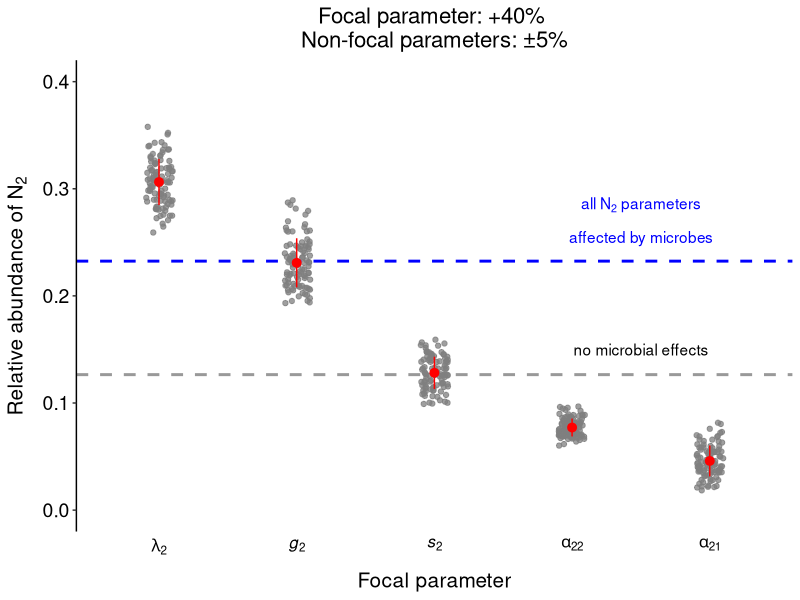
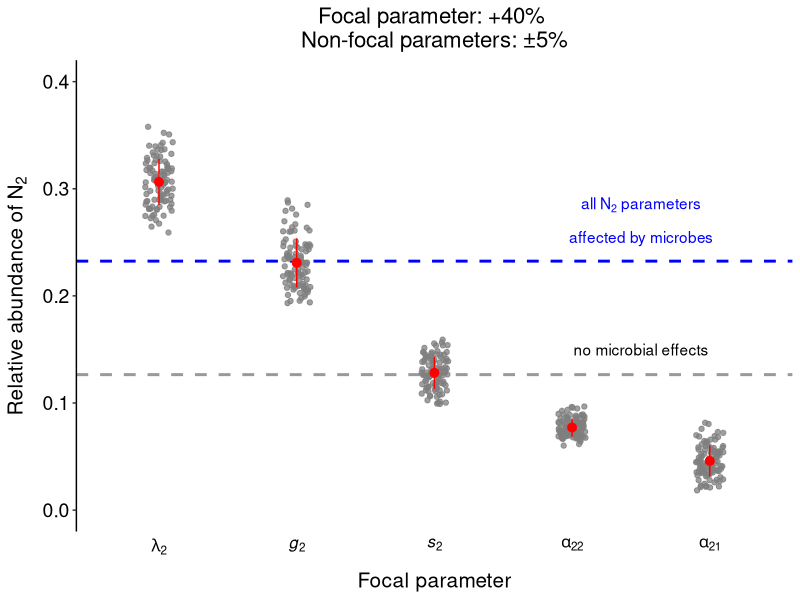

The R source for these figures, in order:
########################################################################################################################
#### Sensitivity analysis of the parameters in the Beverton-Holt annual plant model
#### 2022.03.03 
########################################################################################################################
#### Parameter values are obtained from the species pair Festuca microstachys (N1) vs. Hordeum murinum (N2) in Van Dyke et al. (2022)

########################################################################################################################
### Load the libraries
library(tidyverse)

### The function for one-parameter sensitivity analysis of B-H annual plant model
### N1 = FE & N2 = HO
BH_sensitivity_FE_HO <- function(pchange_focal_par = 40, 
                                 pchange_nonfocal_par = 5,
                                 n_generation = 100,
                                 n_sim = 100){
  
  BevertonHolt <- function(frame, parameters){
    
    Nsim = parameters$N
    Gsim = parameters$g
    Ssim = parameters$s
    Lsim = parameters$lambda
    Asim = parameters$A
    
    for(t in 2:dim(frame)[1]){
      x = frame[t-1, 2:(Nsim+1)]
      frame[t, 2:(Nsim+1)] = (1 - Gsim) * Ssim * x + Gsim * x * (Lsim / (1 + Asim %*% (Gsim * x)))
    }
    return(frame)
  }
  
  ### Default parameters
  N <- 2
  g <- c(0.752273, 0.666667)
  s <- c(0.133750, 0.045000)
  lambda <- c(2129.949613, 736.667018)
  A <- matrix(c(0.588199, 1.410938,
                0.109412, 0.948399), N, N, byrow = TRUE)
  
  parms <- list(N = N, 
                g = g, 
                s = s, 
                lambda = lambda, 
                A = A)
  
  Time <- n_generation
  
  out_mat <- matrix(c(c(0:Time), rep(0, N*(Time+1))), (Time+1), N+1, byrow = F)
  colnames(out_mat) <- c("Time", paste("N", c(1:N), sep = ""))
  
  out_mat[1, 2:(N+1)] <- rep(10, N)
  out_mat <- BevertonHolt(out_mat, parms)
  
  N2_equl_default <- out_mat[Time, N+1]/sum(out_mat[Time, 2:(N+1)])
  
  
  ### All parameters increased
  g_temp <- c(g[1], g[2]*(1 + pchange_focal_par/100))
  s_temp <- c(s[1], s[2]*(1 + pchange_focal_par/100))
  lambda_temp <- c(lambda[1], lambda[2]*(1 + pchange_focal_par/100))
  A_temp <- matrix(c(A[1, 1], A[1, 2], 
                     A[2, 1]*(1 + pchange_focal_par/100), 
                     A[2, 2]*(1 + pchange_focal_par/100)), 
                   N, N, byrow = TRUE)
  
  parms_temp <- list(N = N, 
                     g = g_temp, 
                     s = s_temp, 
                     lambda = lambda_temp, 
                     A = A_temp)
  
  Time <- n_generation
  
  out_mat <- matrix(c(c(0:Time), rep(0, N*(Time+1))), (Time+1), N+1, byrow = F)
  colnames(out_mat) <- c("Time", paste("N", c(1:N), sep = ""))
  
  out_mat[1, 2:(N+1)] <- rep(10, N)
  out_mat <- BevertonHolt(out_mat, parms_temp)
  
  N2_equl_all_increase <- out_mat[Time, N+1]/sum(out_mat[Time, 2:(N+1)])
  
  
  ### One parameter changed at once
  # (1) Sensitivity of g
  g_sens <- sapply(1:n_sim, function(x){
    
    g_temp <- c(g[1], g[2]*(1 + pchange_focal_par/100))
    s_temp <- c(s[1], s[2]*(1 + runif(n = 1, min = -pchange_nonfocal_par, max = pchange_nonfocal_par)/100))
    lambda_temp <- c(lambda[1], lambda[2]*(1 + runif(n = 1, min = -pchange_nonfocal_par, max = pchange_nonfocal_par)/100))
    A_temp <- matrix(c(A[1, 1], A[1, 2], 
                       A[2, 1]*(1 + runif(n = 1, min = -pchange_nonfocal_par, max = pchange_nonfocal_par)/100), 
                       A[2, 2]*(1 + runif(n = 1, min = -pchange_nonfocal_par, max = pchange_nonfocal_par)/100)), 
                     N, N, byrow = TRUE)
    
    parms_temp <- list(N = N, 
                       g = g_temp, 
                       s = s_temp, 
                       lambda = lambda_temp, 
                       A = A_temp)
    
    Time <- n_generation
    
    out_mat <- matrix(c(c(0:Time), rep(0, N*(Time+1))), (Time+1), N+1, byrow = F)
    colnames(out_mat) <- c("Time", paste("N", c(1:N), sep = ""))
    
    out_mat[1, 2:(N+1)] <- rep(10, N)
    
    out_mat <- BevertonHolt(out_mat, parms_temp)
    out_mat[Time, N+1]/sum(out_mat[Time, 2:(N+1)])
    
  })
  
  # (2) Sensitivity of s
  s_sens <- sapply(1:n_sim, function(x){
    
    g_temp <- c(g[1], g[2]*(1 + runif(n = 1, min = -pchange_nonfocal_par, max = pchange_nonfocal_par)/100))
    s_temp <- c(s[1], s[2]*(1 + pchange_focal_par/100))
    lambda_temp <- c(lambda[1], lambda[2]*(1 + runif(n = 1, min = -pchange_nonfocal_par, max = pchange_nonfocal_par)/100))
    A_temp <- matrix(c(A[1, 1], A[1, 2], 
                       A[2, 1]*(1 + runif(n = 1, min = -pchange_nonfocal_par, max = pchange_nonfocal_par)/100), 
                       A[2, 2]*(1 + runif(n = 1, min = -pchange_nonfocal_par, max = pchange_nonfocal_par)/100)), 
                     N, N, byrow = TRUE)
    
    parms_temp <- list(N = N, 
                       g = g_temp, 
                       s = s_temp, 
                       lambda = lambda_temp, 
                       A = A_temp)
    
    Time <- n_generation
    
    out_mat <- matrix(c(c(0:Time), rep(0, N*(Time+1))), (Time+1), N+1, byrow = F)
    colnames(out_mat) <- c("Time", paste("N", c(1:N), sep = ""))
    
    out_mat[1, 2:(N+1)] <- rep(10, N)
    
    out_mat <- BevertonHolt(out_mat, parms_temp)
    out_mat[Time, N+1]/sum(out_mat[Time, 2:(N+1)])
    
  })
  
  # (3) Sensitivity of lambda
  lambda_sens <- sapply(1:n_sim, function(x){
    
    g_temp <- c(g[1], g[2]*(1 + runif(n = 1, min = -pchange_nonfocal_par, max = pchange_nonfocal_par)/100))
    s_temp <- c(s[1], s[2]*(1 + runif(n = 1, min = -pchange_nonfocal_par, max = pchange_nonfocal_par)/100))
    lambda_temp <- c(lambda[1], lambda[2]*(1 + pchange_focal_par/100))
    A_temp <- matrix(c(A[1, 1], A[1, 2], 
                       A[2, 1]*(1 + runif(n = 1, min = -pchange_nonfocal_par, max = pchange_nonfocal_par)/100), 
                       A[2, 2]*(1 + runif(n = 1, min = -pchange_nonfocal_par, max = pchange_nonfocal_par)/100)), 
                     N, N, byrow = TRUE)
    
    parms_temp <- list(N = N, 
                       g = g_temp, 
                       s = s_temp, 
                       lambda = lambda_temp, 
                       A = A_temp)
    
    Time <- n_generation
    
    out_mat <- matrix(c(c(0:Time), rep(0, N*(Time+1))), (Time+1), N+1, byrow = F)
    colnames(out_mat) <- c("Time", paste("N", c(1:N), sep = ""))
    
    out_mat[1, 2:(N+1)] <- rep(10, N)
    
    out_mat <- BevertonHolt(out_mat, parms_temp)
    out_mat[Time, N+1]/sum(out_mat[Time, 2:(N+1)])
    
  })
  
  # (4) Sensitivity of A_21
  A_21_sens <- sapply(1:n_sim, function(x){
    
    g_temp <- c(g[1], g[2]*(1 + runif(n = 1, min = -pchange_nonfocal_par, max = pchange_nonfocal_par)/100))
    s_temp <- c(s[1], s[2]*(1 + runif(n = 1, min = -pchange_nonfocal_par, max = pchange_nonfocal_par)/100))
    lambda_temp <- c(lambda[1], lambda[2]*(1 + runif(n = 1, min = -pchange_nonfocal_par, max = pchange_nonfocal_par)/100))
    A_temp <- matrix(c(A[1, 1], A[1, 2], 
                       A[2, 1]*(1 + pchange_focal_par/100), 
                       A[2, 2]*(1 + runif(n = 1, min = -pchange_nonfocal_par, max = pchange_nonfocal_par)/100)), 
                     N, N, byrow = TRUE)
    
    parms_temp <- list(N = N, 
                       g = g_temp, 
                       s = s_temp, 
                       lambda = lambda_temp, 
                       A = A_temp)
    
    Time <- n_generation
    
    out_mat <- matrix(c(c(0:Time), rep(0, N*(Time+1))), (Time+1), N+1, byrow = F)
    colnames(out_mat) <- c("Time", paste("N", c(1:N), sep = ""))
    
    out_mat[1, 2:(N+1)] <- rep(10, N)
    
    out_mat <- BevertonHolt(out_mat, parms_temp)
    out_mat[Time, N+1]/sum(out_mat[Time, 2:(N+1)])
    
  })
  
  # (5) Sensitivity of A_22
  A_22_sens <- sapply(1:n_sim, function(x){
    
    g_temp <- c(g[1], g[2]*(1 + runif(n = 1, min = -pchange_nonfocal_par, max = pchange_nonfocal_par)/100))
    s_temp <- c(s[1], s[2]*(1 + runif(n = 1, min = -pchange_nonfocal_par, max = pchange_nonfocal_par)/100))
    lambda_temp <- c(lambda[1], lambda[2]*(1 + runif(n = 1, min = -pchange_nonfocal_par, max = pchange_nonfocal_par)/100))
    A_temp <- matrix(c(A[1, 1], A[1, 2], 
                       A[2, 1]*(1 + runif(n = 1, min = -pchange_nonfocal_par, max = pchange_nonfocal_par)/100), 
                       A[2, 2]*(1 + pchange_focal_par/100)), 
                     N, N, byrow = TRUE)
    
    parms_temp <- list(N = N, 
                       g = g_temp, 
                       s = s_temp, 
                       lambda = lambda_temp, 
                       A = A_temp)
    
    Time <- n_generation
    
    out_mat <- matrix(c(c(0:Time), rep(0, N*(Time+1))), (Time+1), N+1, byrow = F)
    colnames(out_mat) <- c("Time", paste("N", c(1:N), sep = ""))
    
    out_mat[1, 2:(N+1)] <- rep(10, N)
    
    out_mat <- BevertonHolt(out_mat, parms_temp)
    out_mat[Time, N+1]/sum(out_mat[Time, 2:(N+1)])
    
  })
  
  # Combine all the simulation results
  pars_sens_df <- data.frame(parameter = rep(c("g", "s", "lambda", "A_21", "A_22"), each = n_sim), 
                             N2_eql = c(g_sens, s_sens, lambda_sens, A_21_sens, A_22_sens))
  
  return(list(N2_equl_default = N2_equl_default,
              N2_equl_all_increase = N2_equl_all_increase,
              pars_sens_df = pars_sens_df))
}

### The function for visualizing the simulation results
plot_sim_one_par_relabd <- function(dat, pchange_focal_par, pchange_nonfocal_par){
  
  pars_order <- dat$pars_sens_df %>% 
    group_by(parameter) %>% 
    summarise(mean = mean(N2_eql)) %>% 
    mutate(No = 1:5) %>% 
    arrange(desc(mean))
  
  dat$pars_sens_df <- dat$pars_sens_df %>% 
    mutate(parameter = factor(parameter, level = pars_order$parameter, ordered = T))
  
  x_labels <- c(expression(italic(alpha[21])),
                expression(italic(alpha[22])),
                expression(italic(g[2])),
                expression(italic(lambda[2])),
                expression(italic(s[2])))
  
  ggplot(data = dat$pars_sens_df) + 
    geom_hline(yintercept = dat$N2_equl_default, color = "grey60", linetype = "dashed", size = 1) + 
    geom_hline(yintercept = dat$N2_equl_all_increase, color = "blue", linetype = "dashed", size = 1) + 
    geom_point(aes(x = parameter, y = N2_eql), position = position_jitter(width = 0.1), 
               color = "grey50", alpha = 0.75) + 
    stat_summary(aes(x = parameter, y = N2_eql), fun.y = mean,
                 fun.ymin = function(x) mean(x) - sd(x), 
                 fun.ymax = function(x) mean(x) + sd(x), 
                 geom = "pointrange", color = "red") + 
    labs(x = "Focal parameter", y = expression(Relative~abundance~of~N[2]), 
         title = glue::glue("Focal parameter: +{pchange_focal_par}% \n Non-focal parameters: ±{pchange_nonfocal_par}%")) +
    scale_x_discrete(labels = x_labels[pars_order$No]) + 
    scale_y_continuous(expand = c(0.05, 0), limits = c(0, 0.4)) + 
    theme_classic() + 
    theme(axis.line.x = element_blank(),
          axis.ticks.x = element_blank(),
          axis.text.x = element_text(color = "black", size = 12),
          axis.text.y = element_text(color = "black", size = 14),
          plot.title = element_text(hjust = 0.5, size = 16),
          axis.title.x = element_text(size = 15, margin = margin(t = 10)),
          axis.title.y = element_text(size = 15, margin = margin(r = 8))) + 
    annotate(geom = "text", x = 4.5, y = 0.15, label = "no microbial effects") + 
    annotate(geom = "text", x = 4.5, y = 0.285, label = "all~N[2]~parameters", parse = T, color = "blue") + 
    annotate(geom = "text", x = 4.5, y = 0.255, label = "affected by microbes", color = "blue")
}

### Plot and save the figure 
BH_sens_FE_HO <- BH_sensitivity_FE_HO()

plot_sim_one_par_relabd(dat = BH_sens_FE_HO,
                        pchange_focal_par = 40, 
                        pchange_nonfocal_par = 5)

ggsave("./Outputs/Sensitivity_figure.pdf", width = 5, height = 3.8)





